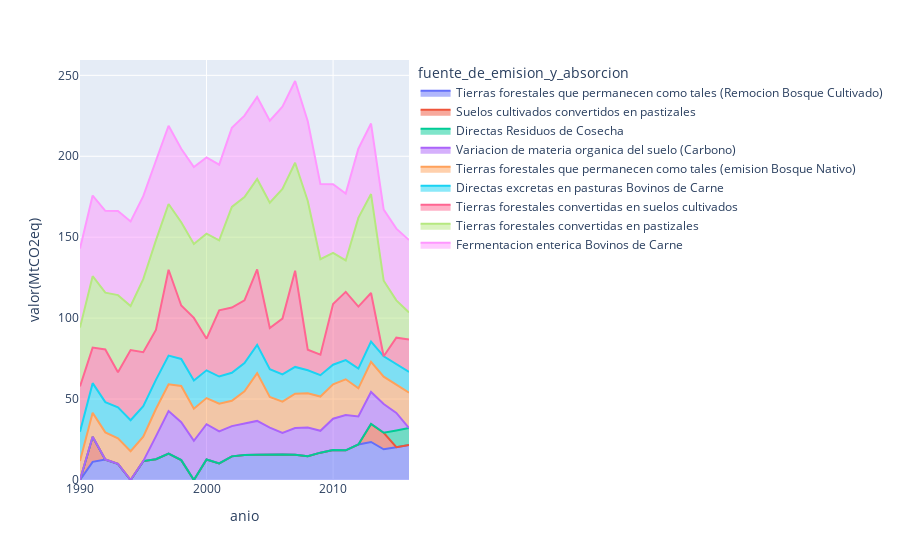

The code cell stored with this chart in its notebook:
### Code cell
gases_emitidos = df[df['valor(MtCO2eq)'] > 10]
gases_emitidos = gases_emitidos.groupby(['fuente_de_emision_y_absorcion', 'anio'], as_index = False).agg({'valor(MtCO2eq)':'sum'}).sort_values('valor(MtCO2eq)' , ascending=True)
gases_emitidos = gases_emitidos.sort_values('valor(MtCO2eq)' , ascending=True)
fig = px.bar(gases_emitidos, x="anio", y="valor(MtCO2eq)", color="fuente_de_emision_y_absorcion", hover_name="fuente_de_emision_y_absorcion")
fig.show()
fig.write_image("images/MtCO2eq_mean_por_fuente_y_año_bar.svg")

### Figure 1 — Plotly figure (JSON) as saved in the notebook; plotly's stock layout.template omitted (floating-point values rounded to 4 significant figures)
{"data": [{"fillpattern": {"shape": ""}, "hovertemplate": "<b>%{hovertext}</b><br><br>fuente_de_emision_y_absorcion=Tierras forestales que permanecen como tales (Remocion Bosque Cultivado)<br>anio=%{x}<br>valor(MtCO2eq)=%{y}<extra></extra>", "hovertext": ["Tierras forestales que permanecen como tales (Remocion Bosque Cultivado)", "Tierras forestales que permanecen como tales (Remocion Bosque Cultivado)", "Tierras forestales que permanecen como tales (Remocion Bosque Cultivado)", "Tierras forestales que permanecen como tales (Remocion Bosque Cultivado)", "Tierras forestales que permanecen como tales (Remocion Bosque Cultivado)", "Tierras forestales que permanecen como tales (Remocion Bosque Cultivado)", "Tierras forestales que permanecen como tales (Remocion Bosque Cultivado)", "Tierras forestales que permanecen como tales (Remocion Bosque Cultivado)", "Tierras forestales que permanecen como tales (Remocion Bosque Cultivado)", "Tierras forestales que permanecen como tales (Remocion Bosque Cultivado)", "Tierras forestales que permanecen como tales (Remocion Bosque Cultivado)", "Tierras forestales que permanecen como tales (Remocion Bosque Cultivado)", "Tierras forestales que permanecen como tales (Remocion Bosque Cultivado)", "Tierras forestales que permanecen como tales (Remocion Bosque Cultivado)", "Tierras forestales que permanecen como tales (Remocion Bosque Cultivado)", "Tierras forestales que permanecen como tales (Remocion Bosque Cultivado)", "Tierras forestales que permanecen como tales (Remocion Bosque Cultivado)", "Tierras forestales que permanecen como tales (Remocion Bosque Cultivado)", "Tierras forestales que permanecen como tales (Remocion Bosque Cultivado)", "Tierras forestales que permanecen como tales (Remocion Bosque Cultivado)", "Tierras forestales que permanecen como tales (Remocion Bosque Cultivado)", "Tierras forestales que permanecen como tales (Remocion Bosque Cultivado)", "Tierras forestales que permanecen como tales (Remocion Bosque Cultivado)", "Tierras forestales que permanecen como tales (Remocion Bosque Cultivado)"], "legendgroup": "Tierras forestales que permanecen como tales (Remocion Bosque Cultivado)", "line": {"color": "#636efa"}, "marker": {"symbol": "circle"}, "mode": "lines", "name": "Tierras forestales que permanecen como tales (Remocion Bosque Cultivado)", "orientation": "v", "showlegend": true, "stackgroup": "1", "type": "scatter", "x": [1993, 2001, 1991, 1995, 1998, 1992, 2000, 1996, 2002, 2008, 2003, 2004, 2007, 2006, 2005, 1997, 2009, 2011, 2010, 2014, 2015, 2016, 2012, 2013], "xaxis": "x", "y": [10.03, 10.23, 11.2, 11.68, 12.29, 12.63, 12.68, 12.8, 14.61, 14.64, 15.42, 15.54, 15.59, 15.7, 15.75, 16.26, 16.89, 18.32, 18.48, 18.98, 20.25, 21.62, 21.97, 23.52], "yaxis": "y"}, {"fillpattern": {"shape": ""}, "hovertemplate": "<b>%{hovertext}</b><br><br>fuente_de_emision_y_absorcion=Suelos cultivados convertidos en pastizales<br>anio=%{x}<br>valor(MtCO2eq)=%{y}<extra></extra>", "hovertext": ["Suelos cultivados convertidos en pastizales", "Suelos cultivados convertidos en pastizales", "Suelos cultivados convertidos en pastizales"], "legendgroup": "Suelos cultivados convertidos en pastizales", "line": {"color": "#EF553B"}, "marker": {"symbol": "circle"}, "mode": "lines", "name": "Suelos cultivados convertidos en pastizales", "orientation": "v", "showlegend": true, "stackgroup": "1", "type": "scatter", "x": [2014, 2013, 1991], "xaxis": "x", "y": [10.22, 11.14, 15.53], "yaxis": "y"}, {"fillpattern": {"shape": ""}, "hovertemplate": "<b>%{hovertext}</b><br><br>fuente_de_emision_y_absorcion=Directas Residuos de Cosecha<br>anio=%{x}<br>valor(MtCO2eq)=%{y}<extra></extra>", "hovertext": ["Directas Residuos de Cosecha", "Directas Residuos de Cosecha"], "legendgroup": "Directas Residuos de Cosecha", "line": {"color": "#00cc96"}, "marker": {"symbol": "circle"}, "mode": "lines", "name": "Directas Residuos de Cosecha", "orientation": "v", "showlegend": true, "stackgroup": "1", "type": "scatter", "x": [2015, 2016], "xaxis": "x", "y": [10.36, 10.5], "yaxis": "y"}, {"fillpattern": {"shape": ""}, "hovertemplate": "<b>%{hovertext}</b><br><br>fuente_de_emision_y_absorcion=Variacion de materia organica del suelo (Carbono) <br>anio=%{x}<br>valor(MtCO2eq)=%{y}<extra></extra>", "hovertext": ["Variacion de materia organica del suelo (Carbono) ", "Variacion de materia organica del suelo (Carbono) ", "Variacion de materia organica del suelo (Carbono) ", "Variacion de materia organica del suelo (Carbono) ", "Variacion de materia organica del suelo (Carbono) ", "Variacion de materia organica del suelo (Carbono) ", "Variacion de materia organica del suelo (Carbono) ", "Variacion de materia organica del suelo (Carbono) ", "Variacion de materia organica del suelo (Carbono) ", "Variacion de materia organica del suelo (Carbono) ", "Variacion de materia organica del suelo (Carbono) ", "Variacion de materia organica del suelo (Carbono) ", "Variacion de materia organica del suelo (Carbono) ", "Variacion de materia organica del suelo (Carbono) ", "Variacion de materia organica del suelo (Carbono) ", "Variacion de materia organica del suelo (Carbono) ", "Variacion de materia organica del suelo (Carbono) ", "Variacion de materia organica del suelo (Carbono) ", "Variacion de materia organica del suelo (Carbono) ", "Variacion de materia organica del suelo (Carbono) "], "legendgroup": "Variacion de materia organica del suelo (Carbono) ", "line": {"color": "#ab63fa"}, "marker": {"symbol": "circle"}, "mode": "lines", "name": "Variacion de materia organica del suelo (Carbono) ", "orientation": "v", "showlegend": true, "stackgroup": "1", "type": "scatter", "x": [2015, 2006, 2009, 1996, 2007, 2005, 2012, 2008, 2014, 2002, 2010, 2003, 2013, 2001, 2004, 2000, 2011, 1998, 1999, 1997], "xaxis": "x", "y": [10.8, 13.4, 13.51, 14.17, 16.47, 16.63, 17.32, 17.74, 17.79, 18.67, 19.4, 19.57, 19.74, 19.82, 20.97, 21.77, 21.83, 23.4, 24.19, 26.34], "yaxis": "y"}, {"fillpattern": {"shape": ""}, "hovertemplate": "<b>%{hovertext}</b><br><br>fuente_de_emision_y_absorcion=Tierras forestales que permanecen como tales (emision Bosque Nativo)<br>anio=%{x}<br>valor(MtCO2eq)=%{y}<extra></extra>", "hovertext": ["Tierras forestales que permanecen como tales (emision Bosque Nativo)", "Tierras forestales que permanecen como tales (emision Bosque Nativo)", "Tierras forestales que permanecen como tales (emision Bosque Nativo)", "Tierras forestales que permanecen como tales (emision Bosque Nativo)", "Tierras forestales que permanecen como tales (emision Bosque Nativo)", "Tierras forestales que permanecen como tales (emision Bosque Nativo)", "Tierras forestales que permanecen como tales (emision Bosque Nativo)", "Tierras forestales que permanecen como tales (emision Bosque Nativo)", "Tierras forestales que permanecen como tales (emision Bosque Nativo)", "Tierras forestales que permanecen como tales (emision Bosque Nativo)", "Tierras forestales que permanecen como tales (emision Bosque Nativo)", "Tierras forestales que permanecen como tales (emision Bosque Nativo)", "Tierras forestales que permanecen como tales (emision Bosque Nativo)", "Tierras forestales que permanecen como tales (emision Bosque Nativo)", "Tierras forestales que permanecen como tales (emision Bosque Nativo)", "Tierras forestales que permanecen como tales (emision Bosque Nativo)", "Tierras forestales que permanecen como tales (emision Bosque Nativo)", "Tierras forestales que permanecen como tales (emision Bosque Nativo)", "Tierras forestales que permanecen como tales (emision Bosque Nativo)", "Tierras forestales que permanecen como tales (emision Bosque Nativo)", "Tierras forestales que permanecen como tales (emision Bosque Nativo)", "Tierras forestales que permanecen como tales (emision Bosque Nativo)", "Tierras forestales que permanecen como tales (emision Bosque Nativo)", "Tierras forestales que permanecen como tales (emision Bosque Nativo)", "Tierras forestales que permanecen como tales (emision Bosque Nativo)", "Tierras forestales que permanecen como tales (emision Bosque Nativo)", "Tierras forestales que permanecen como tales (emision Bosque Nativo)"], "legendgroup": "Tierras forestales que permanecen como tales (emision Bosque Nativo)", "line": {"color": "#FFA15A"}, "marker": {"symbol": "circle"}, "mode": "lines", "name": "Tierras forestales que permanecen como tales (emision Bosque Nativo)", "orientation": "v", "showlegend": true, "stackgroup": "1", "type": "scatter", "x": [1990, 1991, 1995, 2002, 1993, 2000, 1997, 1992, 1996, 2014, 2001, 2015, 2012, 1994, 2013, 2005, 2006, 2003, 1999, 2009, 2007, 2008, 2010, 2016, 2011, 1998, 2004], "xaxis": "x", "y": [11.73, 14.75, 15.06, 15.66, 15.72, 16.18, 16.57, 16.8, 16.88, 16.88, 17.11, 17.33, 17.34, 17.76, 18.66, 18.98, 19.31, 19.79, 19.88, 21.16, 21.27, 21.27, 21.28, 21.84, 22.06, 22.42, 29.53], "yaxis": "y"}, {"fillpattern": {"shape": ""}, "hovertemplate": "<b>%{hovertext}</b><br><br>fuente_de_emision_y_absorcion=Directas excretas en pasturas Bovinos de Carne<br>anio=%{x}<br>valor(MtCO2eq)=%{y}<extra></extra>", "hovertext": ["Directas excretas en pasturas Bovinos de Carne", "Directas excretas en pasturas Bovinos de Carne", "Directas excretas en pasturas Bovinos de Carne", "Directas excretas en pasturas Bovinos de Carne", "Directas excretas en pasturas Bovinos de Carne", "Directas excretas en pasturas Bovinos de Carne", "Directas excretas en pasturas Bovinos de Carne", "Directas excretas en pasturas Bovinos de Carne", "Directas excretas en pasturas Bovinos de Carne", "Directas excretas en pasturas Bovinos de Carne", "Directas excretas en pasturas Bovinos de Carne", "Directas excretas en pasturas Bovinos de Carne", "Directas excretas en pasturas Bovinos de Carne", "Directas excretas en pasturas Bovinos de Carne", "Directas excretas en pasturas Bovinos de Carne", "Directas excretas en pasturas Bovinos de Carne", "Directas excretas en pasturas Bovinos de Carne", "Directas excretas en pasturas Bovinos de Carne", "Directas excretas en pasturas Bovinos de Carne", "Directas excretas en pasturas Bovinos de Carne", "Directas excretas en pasturas Bovinos de Carne", "Directas excretas en pasturas Bovinos de Carne", "Directas excretas en pasturas Bovinos de Carne", "Directas excretas en pasturas Bovinos de Carne", "Directas excretas en pasturas Bovinos de Carne", "Directas excretas en pasturas Bovinos de Carne", "Directas excretas en pasturas Bovinos de Carne"], "legendgroup": "Directas excretas en pasturas Bovinos de Carne", "line": {"color": "#19d3f3"}, "marker": {"symbol": "circle"}, "mode": "lines", "name": "Directas excretas en pasturas Bovinos de Carne", "orientation": "v", "showlegend": true, "stackgroup": "1", "type": "scatter", "x": [2011, 2010, 2012, 2013, 2014, 2015, 2016, 2009, 2008, 2007, 1998, 2001, 2006, 2000, 2005, 2002, 1999, 2004, 2003, 1997, 1996, 1990, 1991, 1992, 1995, 1993, 1994], "xaxis": "x", "y": [11.84, 12.07, 12.22, 12.45, 12.56, 12.68, 12.81, 13.19, 14.11, 16.53, 16.69, 16.76, 16.89, 17.13, 17.13, 17.29, 17.4, 17.42, 17.53, 17.69, 18.01, 18.03, 18.36, 18.66, 18.81, 19.1, 19.13], "yaxis": "y"}, {"fillpattern": {"shape": ""}, "hovertemplate": "<b>%{hovertext}</b><br><br>fuente_de_emision_y_absorcion=Tierras forestales convertidas en suelos cultivados<br>anio=%{x}<br>valor(MtCO2eq)=%{y}<extra></extra>", "hovertext": ["Tierras forestales convertidas en suelos cultivados", "Tierras forestales convertidas en suelos cultivados", "Tierras forestales convertidas en suelos cultivados", "Tierras forestales convertidas en suelos cultivados", "Tierras forestales convertidas en suelos cultivados", "Tierras forestales convertidas en suelos cultivados", "Tierras forestales convertidas en suelos cultivados", "Tierras forestales convertidas en suelos cultivados", "Tierras forestales convertidas en suelos cultivados", "Tierras forestales convertidas en suelos cultivados", "Tierras forestales convertidas en suelos cultivados", "Tierras forestales convertidas en suelos cultivados", "Tierras forestales convertidas en suelos cultivados", "Tierras forestales convertidas en suelos cultivados", "Tierras forestales convertidas en suelos cultivados", "Tierras forestales convertidas en suelos cultivados", "Tierras forestales convertidas en suelos cultivados", "Tierras forestales convertidas en suelos cultivados", "Tierras forestales convertidas en suelos cultivados", "Tierras forestales convertidas en suelos cultivados", "Tierras forestales convertidas en suelos cultivados", "Tierras forestales convertidas en suelos cultivados", "Tierras forestales convertidas en suelos cultivados", "Tierras forestales convertidas en suelos cultivados", "Tierras forestales convertidas en suelos cultivados", "Tierras forestales convertidas en suelos cultivados"], "legendgroup": "Tierras forestales convertidas en suelos cultivados", "line": {"color": "#FF6692"}, "marker": {"symbol": "circle"}, "mode": "lines", "name": "Tierras forestales convertidas en suelos cultivados", "orientation": "v", "showlegend": true, "stackgroup": "1", "type": "scatter", "x": [2009, 2008, 2015, 2000, 2016, 1993, 1991, 2005, 1990, 2013, 1996, 1992, 1998, 1995, 2006, 2010, 2012, 1999, 2003, 2002, 2001, 2011, 1994, 2004, 1997, 2007], "xaxis": "x", "y": [12.66, 12.74, 16.51, 19.57, 19.97, 21.74, 21.97, 25.37, 28.09, 30.02, 30.89, 32.54, 33.02, 33.4, 34.45, 37.5, 38.29, 38.68, 38.73, 40.28, 40.95, 42.2, 43.43, 46.64, 53.01, 59.41], "yaxis": "y"}, {"fillpattern": {"shape": ""}, "hovertemplate": "<b>%{hovertext}</b><br><br>fuente_de_emision_y_absorcion=Tierras forestales convertidas en pastizales<br>anio=%{x}<br>valor(MtCO2eq)=%{y}<extra></extra>", "hovertext": ["Tierras forestales convertidas en pastizales", "Tierras forestales convertidas en pastizales", "Tierras forestales convertidas en pastizales", "Tierras forestales convertidas en pastizales", "Tierras forestales convertidas en pastizales", "Tierras forestales convertidas en pastizales", "Tierras forestales convertidas en pastizales", "Tierras forestales convertidas en pastizales", "Tierras forestales convertidas en pastizales", "Tierras forestales convertidas en pastizales", "Tierras forestales convertidas en pastizales", "Tierras forestales convertidas en pastizales", "Tierras forestales convertidas en pastizales", "Tierras forestales convertidas en pastizales", "Tierras forestales convertidas en pastizales", "Tierras forestales convertidas en pastizales", "Tierras forestales convertidas en pastizales", "Tierras forestales convertidas en pastizales", "Tierras forestales convertidas en pastizales", "Tierras forestales convertidas en pastizales", "Tierras forestales convertidas en pastizales", "Tierras forestales convertidas en pastizales", "Tierras forestales convertidas en pastizales", "Tierras forestales convertidas en pastizales", "Tierras forestales convertidas en pastizales", "Tierras forestales convertidas en pastizales", "Tierras forestales convertidas en pastizales"], "legendgroup": "Tierras forestales convertidas en pastizales", "line": {"color": "#B6E880"}, "marker": {"symbol": "circle"}, "mode": "lines", "name": "Tierras forestales convertidas en pastizales", "orientation": "v", "showlegend": true, "stackgroup": "1", "type": "scatter", "x": [2016, 2011, 2015, 1994, 2010, 1992, 1990, 1997, 2001, 1991, 1995, 1999, 2014, 1993, 1998, 2012, 1996, 2004, 2009, 2013, 2002, 2003, 2000, 2007, 2005, 2006, 2008], "xaxis": "x", "y": [16.76, 19.41, 23.05, 27.17, 31.6, 35.08, 36.32, 40.63, 43.23, 44.14, 45.13, 45.6, 46.72, 47.62, 51.4, 54.79, 55.32, 55.89, 59.03, 61.11, 62.19, 63.81, 64.86, 66.72, 77.45, 80.05, 91.89], "yaxis": "y"}, {"fillpattern": {"shape": ""}, "hovertemplate": "<b>%{hovertext}</b><br><br>fuente_de_emision_y_absorcion=Fermentacion enterica Bovinos de Carne<br>anio=%{x}<br>valor(MtCO2eq)=%{y}<extra></extra>", "hovertext": ["Fermentacion enterica Bovinos de Carne", "Fermentacion enterica Bovinos de Carne", "Fermentacion enterica Bovinos de Carne", "Fermentacion enterica Bovinos de Carne", "Fermentacion enterica Bovinos de Carne", "Fermentacion enterica Bovinos de Carne", "Fermentacion enterica Bovinos de Carne", "Fermentacion enterica Bovinos de Carne", "Fermentacion enterica Bovinos de Carne", "Fermentacion enterica Bovinos de Carne", "Fermentacion enterica Bovinos de Carne", "Fermentacion enterica Bovinos de Carne", "Fermentacion enterica Bovinos de Carne", "Fermentacion enterica Bovinos de Carne", "Fermentacion enterica Bovinos de Carne", "Fermentacion enterica Bovinos de Carne", "Fermentacion enterica Bovinos de Carne", "Fermentacion enterica Bovinos de Carne", "Fermentacion enterica Bovinos de Carne", "Fermentacion enterica Bovinos de Carne", "Fermentacion enterica Bovinos de Carne", "Fermentacion enterica Bovinos de Carne", "Fermentacion enterica Bovinos de Carne", "Fermentacion enterica Bovinos de Carne", "Fermentacion enterica Bovinos de Carne", "Fermentacion enterica Bovinos de Carne", "Fermentacion enterica Bovinos de Carne"], "legendgroup": "Fermentacion enterica Bovinos de Carne", "line": {"color": "#FF97FF"}, "marker": {"symbol": "circle"}, "mode": "lines", "name": "Fermentacion enterica Bovinos de Carne", "orientation": "v", "showlegend": true, "stackgroup": "1", "type": "scatter", "x": [2011, 2010, 2012, 2013, 2014, 2015, 2016, 1998, 2009, 2001, 2000, 1999, 1997, 2002, 1990, 1996, 2008, 1991, 2003, 2007, 1992, 2005, 2004, 2006, 1995, 1993, 1994], "xaxis": "x", "y": [41.36, 42.44, 42.74, 43.58, 43.87, 44.31, 44.75, 45.43, 46.36, 46.72, 47.1, 47.6, 48.35, 48.85, 48.89, 49.18, 49.29, 49.8, 50.24, 50.52, 50.58, 50.69, 50.69, 50.78, 51.26, 51.92, 52.26], "yaxis": "y"}], "layout": {"legend": {"title": {"text": "fuente_de_emision_y_absorcion"}, "tracegroupgap": 0}, "margin": {"t": 60}, "xaxis": {"anchor": "y", "domain": [0, 1], "title": {"text": "anio"}}, "yaxis": {"anchor": "x", "domain": [0, 1], "title": {"text": "valor(MtCO2eq)"}}}}
